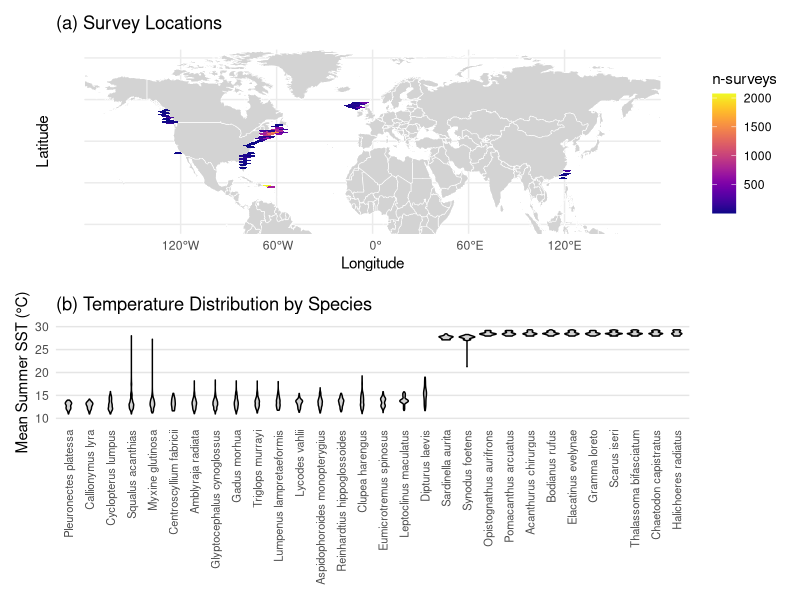
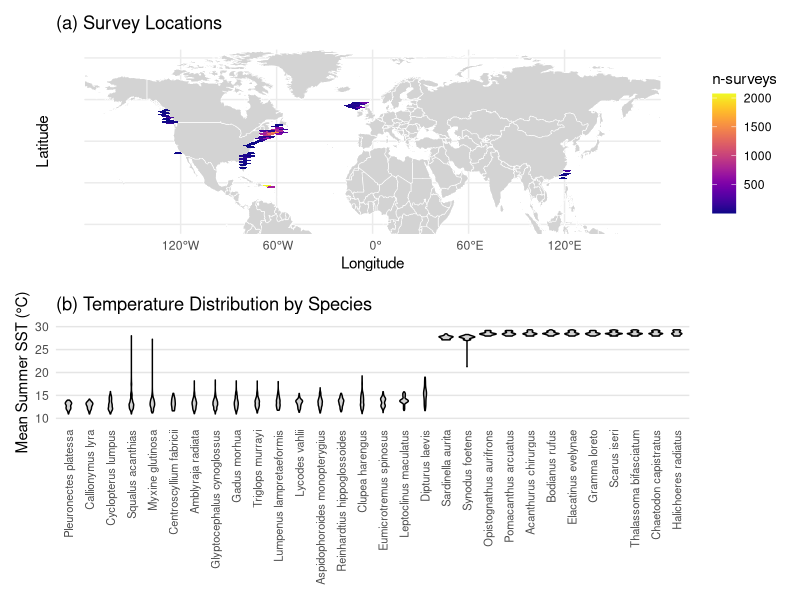

Write R code to recreate these figures, in order.
# Required Libraries
library(ggplot2)
library(sf)
library(dplyr)
library(rnaturalearth)
library(rnaturalearthdata)
library(viridis)
library(patchwork)
library(hexbin)
library(stringr)

# Load your data (update the path as necessary)
data <- read.csv("data-processed/btfbsst_without_NA.csv")

# Panel (a): Map with Hexagonal Binning
# Load the world map
world <- ne_countries(scale = "medium", returnclass = "sf")

# Hexagonal binning map
map_plot <- ggplot() +
  geom_sf(data = world, fill = "lightgrey", colour = "white") +
  geom_hex(data = data, aes(x = longitude2, y = latitude2), bins = 50) +
  coord_sf(ylim = c(-0.5,80)) +
  scale_fill_viridis(option = "plasma", name = "n-surveys") +
  theme_minimal() +
  theme(panel.background = element_blank(),
        plot.background = element_blank(),
        legend.background = element_blank()) +
  labs(title = "(a) Survey Locations", x = "Longitude", y = "Latitude")

# Panel (b): Boxplot with Scatter
# Filter to top 30 species for clarity
top_species <- data %>%
  count(genus_species, sort = TRUE) %>%
  slice_max(n, n = 30) %>%
  pull(genus_species)

filtered_data <- data %>%
  filter(genus_species %in% top_species)

filtered_data <- filtered_data %>%
  mutate(genus_species = str_replace_all(genus_species, "_", " "))

# Create the violin with scatter
violin_plot <- ggplot(filtered_data, aes(x = reorder(genus_species, mean_summer_sst_degC, FUN = median),
                                         y = mean_summer_sst_degC)) +
  geom_violin(fill = "lightgrey", colour = "black", width = 0.8) +  # Adjust width for compactness
  theme_minimal() +
  theme(
    axis.text.x = element_text(angle = 90, hjust = 1, vjust = 0.5, size = 8),  # Rotate labels vertically
    panel.grid.major.x = element_blank(),  # Remove vertical gridlines
    panel.grid.minor = element_blank(),    # Remove minor gridlines
    panel.grid.major.y = element_line(colour = "grey90"),  # Keep horizontal gridlines
    panel.background = element_blank(),
    plot.background = element_blank())+
  labs(title = "(b) Temperature Distribution by Species",
       x = NULL,  # Remove x-axis label
       y = "Mean Summer SST (°C)") +
  scale_y_continuous(limits = c(10, 30), breaks = seq(10, 30, by = 5))

# Combine the plots
final_plot <- map_plot / violin_plot +
  plot_layout(heights = c(2,1))

# Display the final plot
print(final_plot)

ggsave("Figures/Plot-limited.species.png", 
       plot = final_plot, 
       width = 12, 
       height = 8, 
       bg = "transparent", 
       dpi = 300)
